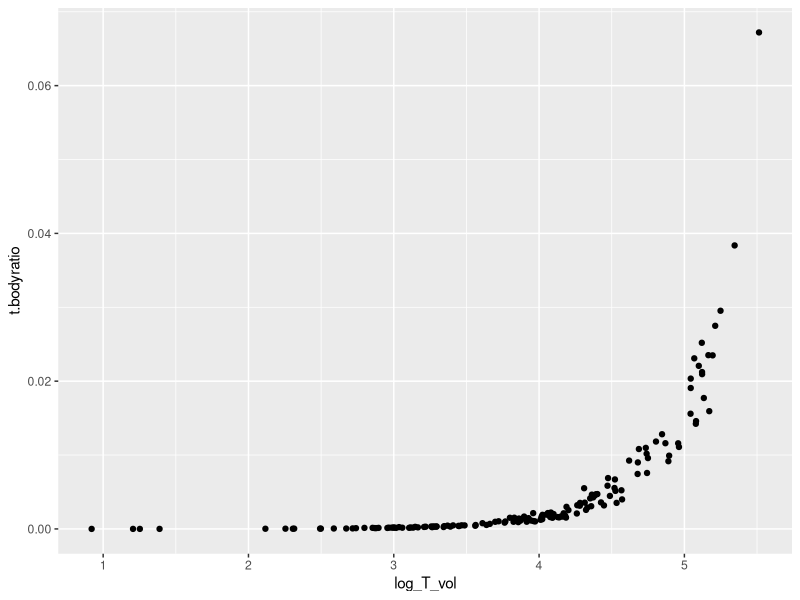
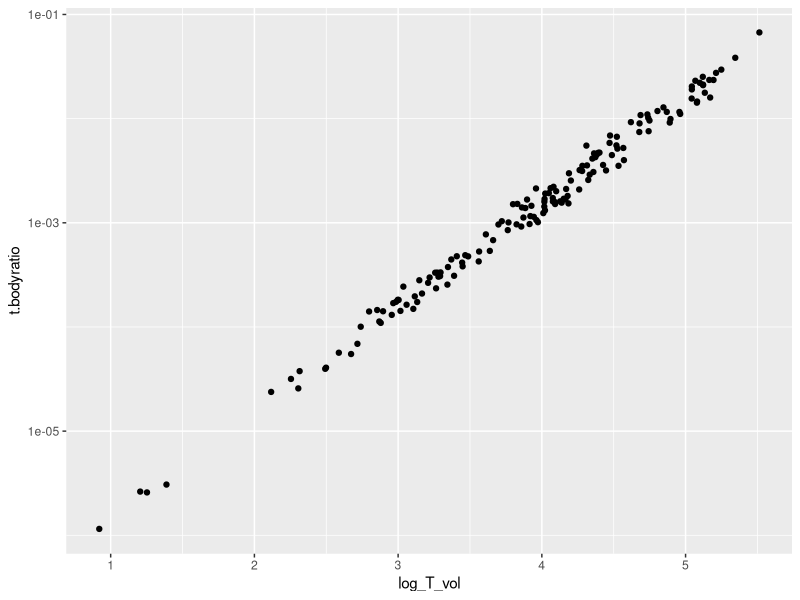
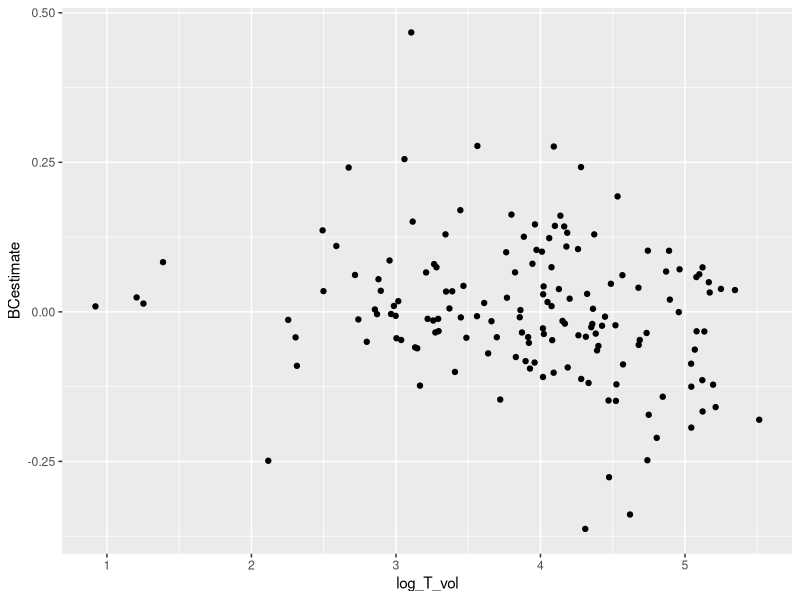
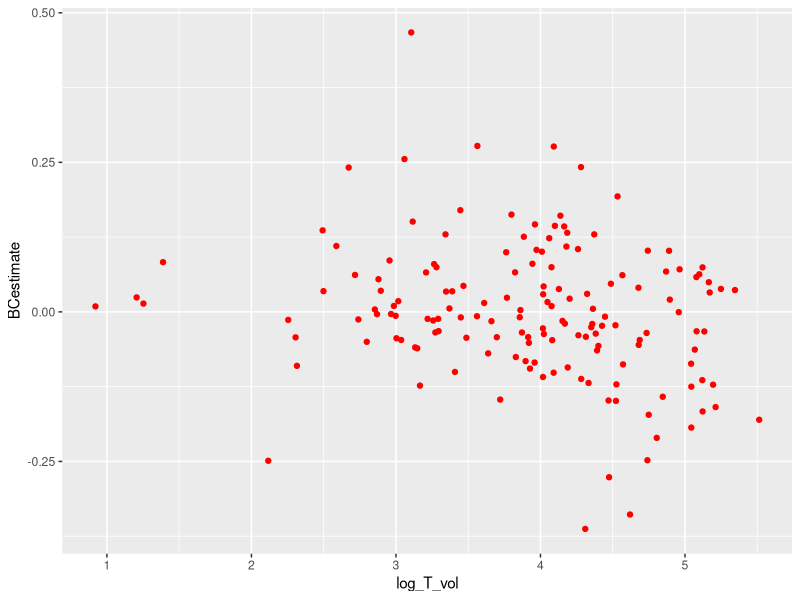
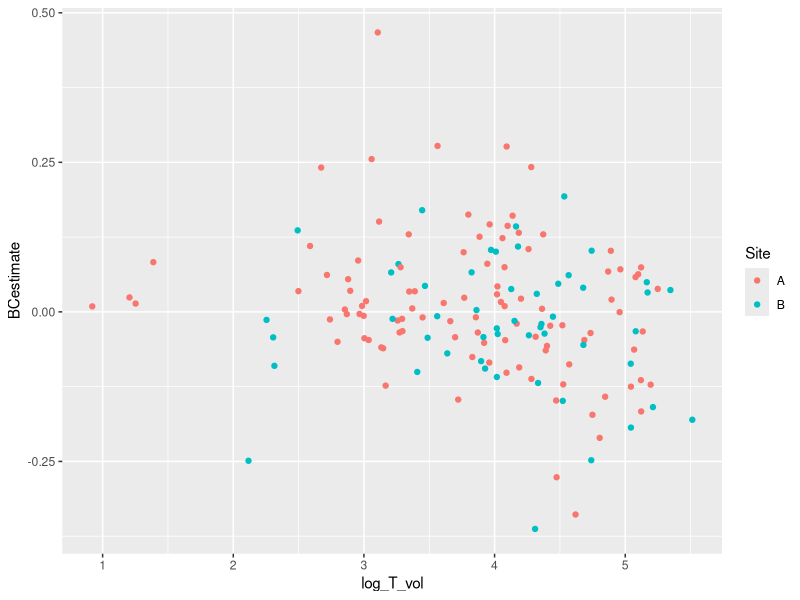
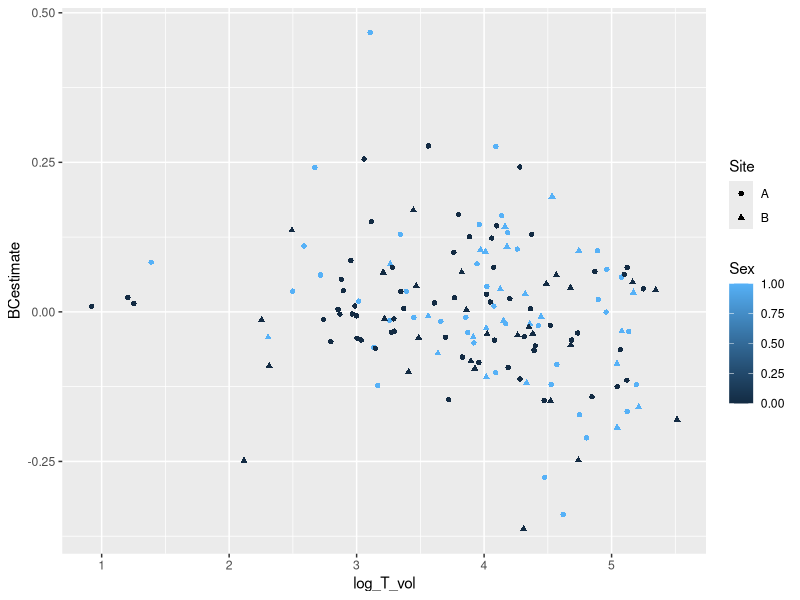
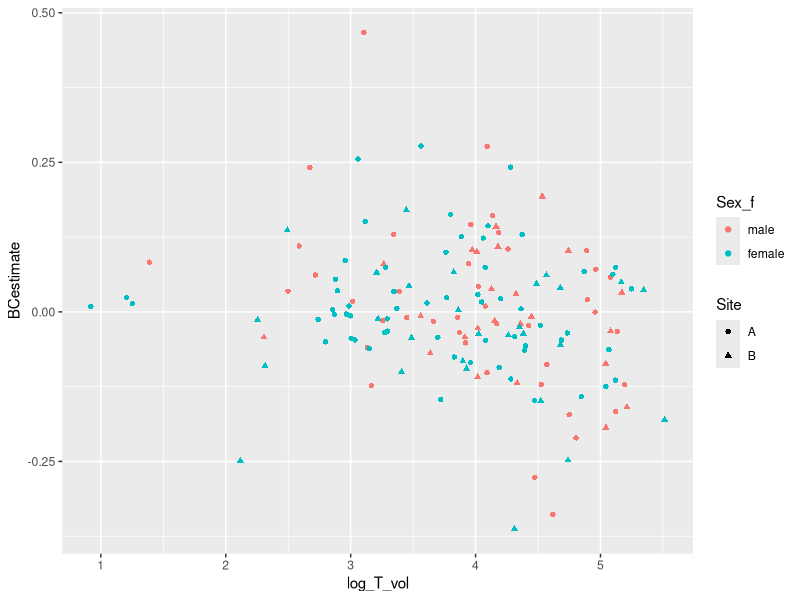
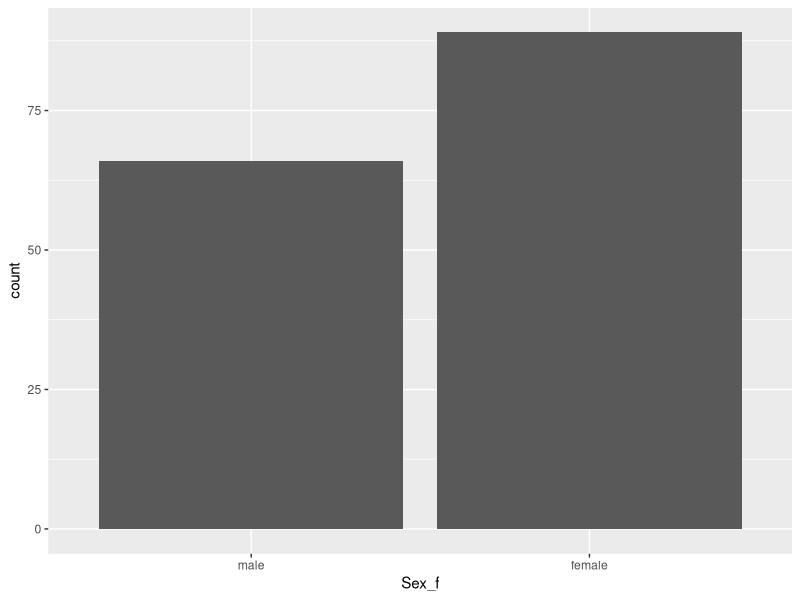

Recreate these plots in R, in order.
## ---- chunk 1
knitr::opts_chunk$set(echo = TRUE)
## ---- chunk 2
library(tidyverse)
cancer_df <- read_csv('./data/Ruiz_Aravena_et_al_raw_data.csv')

str(cancer_df)
## ---- chunk 3
ggplot(data = cancer_df, mapping = aes(x = log_T_vol, y = t.bodyratio)) +
  geom_point()
## ---- chunk 4
ggplot(data = cancer_df, mapping = aes(x = log_T_vol, y = t.bodyratio)) +
  geom_point()+scale_y_log10()
## ---- chunk 5
ggplot(data = cancer_df, mapping = aes(x = log_T_vol, y = BCestimate)) +
  geom_point()
## ---- chunk 6

ggplot(data = cancer_df, mapping = aes(x = log_T_vol, y = BCestimate)) +
  geom_point(col='red')

## ---- chunk 7
ggplot(data = cancer_df, mapping = aes(x = log_T_vol, y = BCestimate,colour = Site)) +
  geom_point()
## ---- chunk 8
ggplot(data = cancer_df, mapping = aes(x = log_T_vol, y = BCestimate,shape = Site,col=Sex)) +
  geom_point()
## ---- chunk 9
cancer_df$Sex_f <- ifelse(cancer_df$Sex == 0, 'female','male')

cancer_df$Sex_f <- factor(cancer_df$Sex_f, levels = c('male',
                                                  'female'))
#we put them in this order because it fits the paper's narrative

str(cancer_df)
cancer_df$Sex_f

## ---- chunk 10
ggplot(data = cancer_df, mapping = aes(x = log_T_vol, y = BCestimate,colour = Sex_f, shape = Site)) +
  geom_point()
## ---- chunk 11
ggplot(cancer_df, aes(x=Sex_f))+
  geom_bar()
## ---- chunk 12
ggplot(cancer_df, aes(x=Sex_f, fill = Site))+
  geom_bar()
## ---- chunk 13
ggplot(cancer_df, aes(fill=Sex_f, x = Site))+
  geom_bar()
## ---- chunk 14
ggplot(cancer_df, aes(fill=Sex_f, x = Site))+
  geom_bar(position = 'dodge')
## ---- chunk 15
ggplot(cancer_df, aes(fill=Sex_f, x = Site))+
  geom_bar(position = 'dodge')+
  coord_flip()+
  scale_fill_brewer(palette = 'Accent',na.value='grey')
??sacle_fill_brewer

## ---- chunk 16
ggplot(cancer_df, aes(x=Sex_f, y = BCestimate))+
  geom_point()
## ---- chunk 17
ggplot(cancer_df, aes(x=Sex_f, y = BCestimate))+
  geom_jitter(width=0.2, height=0)
## ---- chunk 18
ggplot(cancer_df, aes(x=Sex_f, y = BCestimate))+
  geom_boxplot()
## ---- chunk 19
ggplot(cancer_df, aes(x=Sex_f, y = BCestimate))+
  geom_boxplot()+
  geom_jitter(width=0.2, height=0)
## ---- chunk 20
ggplot(cancer_df, aes(x=Sex_f, y = BCestimate,col=Sex_f))+
  geom_violin()+
  geom_jitter(width=0.2, height=0)
## ---- chunk 21
ggplot(cancer_df, aes(x=Sex_f, y = BCestimate))+
  geom_boxplot(aes(fill=Site))+
  geom_jitter(width=0.2, height=0)
## ---- chunk 22
ggplot(cancer_df, aes(x=Sex_f, y = BCestimate))+
  geom_boxplot(aes(fill=Site))+
  geom_jitter(width=0.2, height=0)+
  facet_wrap(~Site)
## ---- chunk 23
ggplot(cancer_df, aes(x=Sex_f, y = BCestimate))+
  geom_boxplot(aes(fill=Sex_f))+
  geom_jitter(width=0.2, height=0)+
  facet_wrap(~Site)+
  theme_bw(base_size = 14)+
  xlab('') + ylab('Body condition (estimate)') + 
  theme(legend.position = 'none')
## ---- chunk 24
ggplot(cancer_df, aes(x = log_T_vol, fill = Sex_f))+
  geom_histogram()
## ---- chunk 25
ggplot(cancer_df, aes(x = log_T_vol, fill = Sex_f))+
  geom_density()
## ---- chunk 26
ggplot(cancer_df, aes(x = log_T_vol, fill = Sex_f))+
  geom_density(alpha= 0.5)
## ---- chunk 27
ggplot(cancer_df, aes(x = log_T_vol, fill = Sex_f))+xlab('Log_T_vol')+
  geom_density(alpha= 0.5)+ facet_wrap(~Site)+scale_fill_brewer(palette = "PiYG")
ggplot(cancer_df, aes(x = log_T_vol, fill = Sex_f))+
  geom_density(alpha= 0.5)+ facet_wrap(~Site)+theme_bw()
## ---- chunk 28
ggplot(data = cancer_df, mapping = aes(x = log_T_vol, y = BCestimate,colour = Sex_f, shape = Site)) +
  geom_point()
## ---- chunk 29
ggplot(data = cancer_df, mapping = aes(x = log_T_vol, y = BCestimate,colour = Sex_f, shape = Site)) +
  geom_point()+geom_smooth()+facet_wrap(~Sex_f,ncol = 1)
ggplot(data = cancer_df, mapping = aes(x = cut(log_T_vol,c(-Inf,1,2,3,4,Inf)), y = BCestimate,colour = Sex_f, shape = Site)) +
  geom_point()+geom_smooth()+facet_wrap(~Sex_f,ncol = 1)+geom_jitter(width=0.2, height=0)#+cut(cancer_df$log_T_vol,c(-Inf,1,2,3,4,Inf))
